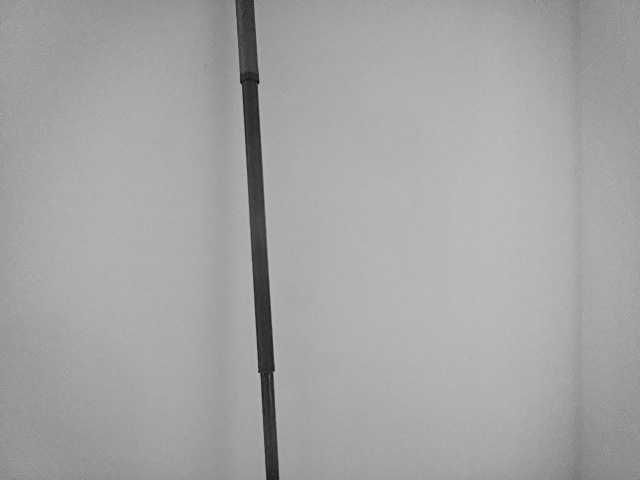
#> input picture 3/7/Left_Image_d1.jpg, 640 x 480 px, found by its file name
$ python featurematching.py
#> lines starting #> are read from the running program, lines starting #| are printed output that depends on the picture
import cv2
import numpy as np

def compute_depth(left_img, right_img, focal_length, baseline_distance):
    # Initialize ORB detector
    orb = cv2.ORB_create()

    # Detect keypoints and compute descriptors for left image
    keypoints_left, descriptors_left = orb.detectAndCompute(left_img, None)

    # Detect keypoints and compute descriptors for right image
    keypoints_right, descriptors_right = orb.detectAndCompute(right_img, None)

    # Initialize brute-force matcher
    bf = cv2.BFMatcher(cv2.NORM_HAMMING, crossCheck=True)

    # Match descriptors
    matches = bf.match(descriptors_left, descriptors_right)

    # Sort matches by distance
    matches = sorted(matches, key=lambda x: x.distance)

    # Compute disparity map
    block_size = 5
    max_disparity = 64
    stereo = cv2.StereoSGBM_create(minDisparity=0, numDisparities=max_disparity, blockSize=block_size)
    disparity_map = stereo.compute(left_img, right_img).astype(np.float32) / 16.0

    # Calculate depth using disparity map
    depth_map = (focal_length * baseline_distance) / (disparity_map + 1e-6)

    return depth_map

# Load captured images
left_img_D = cv2.imread('Left_image_d1.jpg', cv2.IMREAD_GRAYSCALE)
#> left_img_D is the input picture: shape (480, 640); min 3, max 192, mean 164.4
right_img_D = cv2.imread('Right_image_d1.jpg', cv2.IMREAD_GRAYSCALE)
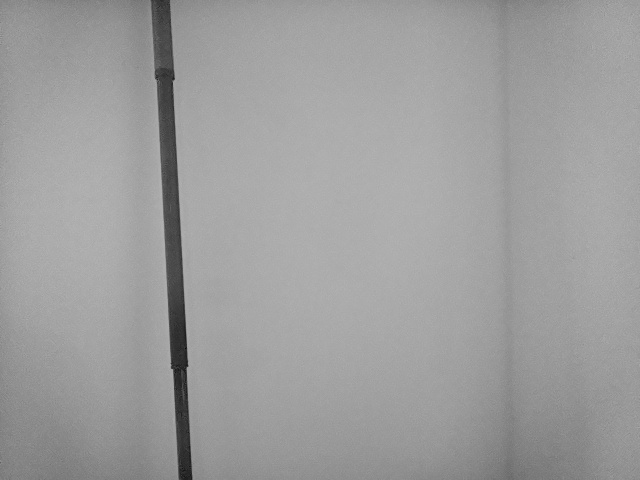
#> input picture 3/7/Right_Image_d1.jpg, 640 x 480 px, found by its file name
#> right_img_D is the input picture: shape (480, 640); min 5, max 182, mean 157.6
left_img_DT = cv2.imread('Left_image_d2.jpg', cv2.IMREAD_GRAYSCALE)
right_img_DT = cv2.imread('Right_image_d2.jpg', cv2.IMREAD_GRAYSCALE)

# Define camera parameters
focal_length = 434
baseline_distance = 7.5

# Compute depth for both image pairs
depth_map_D = compute_depth(left_img_D, right_img_D, focal_length, baseline_distance)
#> in compute_depth, `keypoints_left, descriptors_left = orb.detectAndCompute(left_img, None)`: keypoints_left = 44 keypoints; strongest (x, y, size): (258, 371, 31), (258, 82, 31), (258, 85, 31), (273, 372, 31)
#> in compute_depth, `keypoints_right, descriptors_right = orb.detectAndCompute(right_img, N..`: keypoints_right = 50 keypoints; strongest (x, y, size): (171, 367, 31), (172, 370, 31), (187, 365, 31), (186, 368, 31)
#> in compute_depth, `matches = bf.match(descriptors_left, descriptors_right)`: matches = 24 matches
#> in compute_depth, `disparity_map = stereo.compute(left_img, right_img).astype(np.float32)..`:
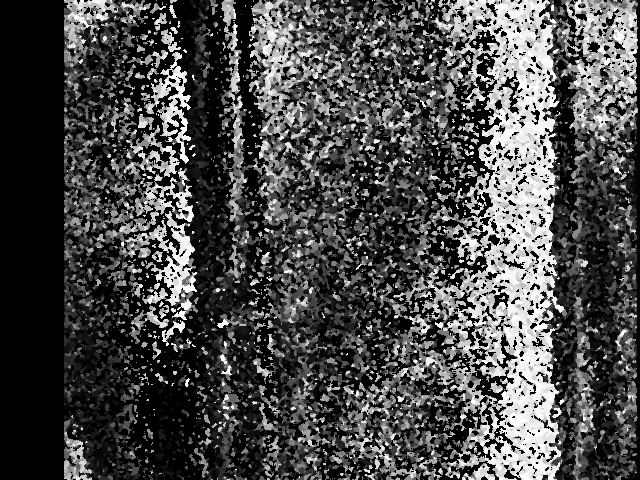
#> disparity_map: shape (480, 640) float32; min -1, max 63, mean 17.6; drawn with min black and max white
#> in compute_depth, `depth_map = (focal_length * baseline_distance) / (disparity_map + 1e-6)`:
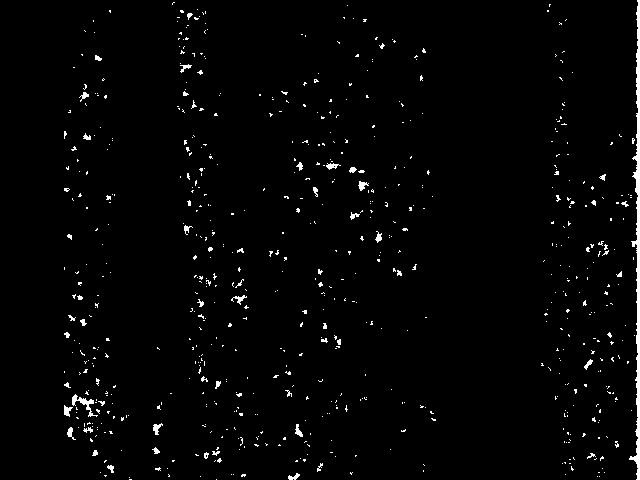
#> depth_map: shape (480, 640) float32; min -3255, max 3.26e+09, mean 63997036; drawn with min black and max white
depth_map_DT = compute_depth(left_img_DT, right_img_DT, focal_length, baseline_distance)
#> (the run stopped early here; a loop or call above may not have finished)
